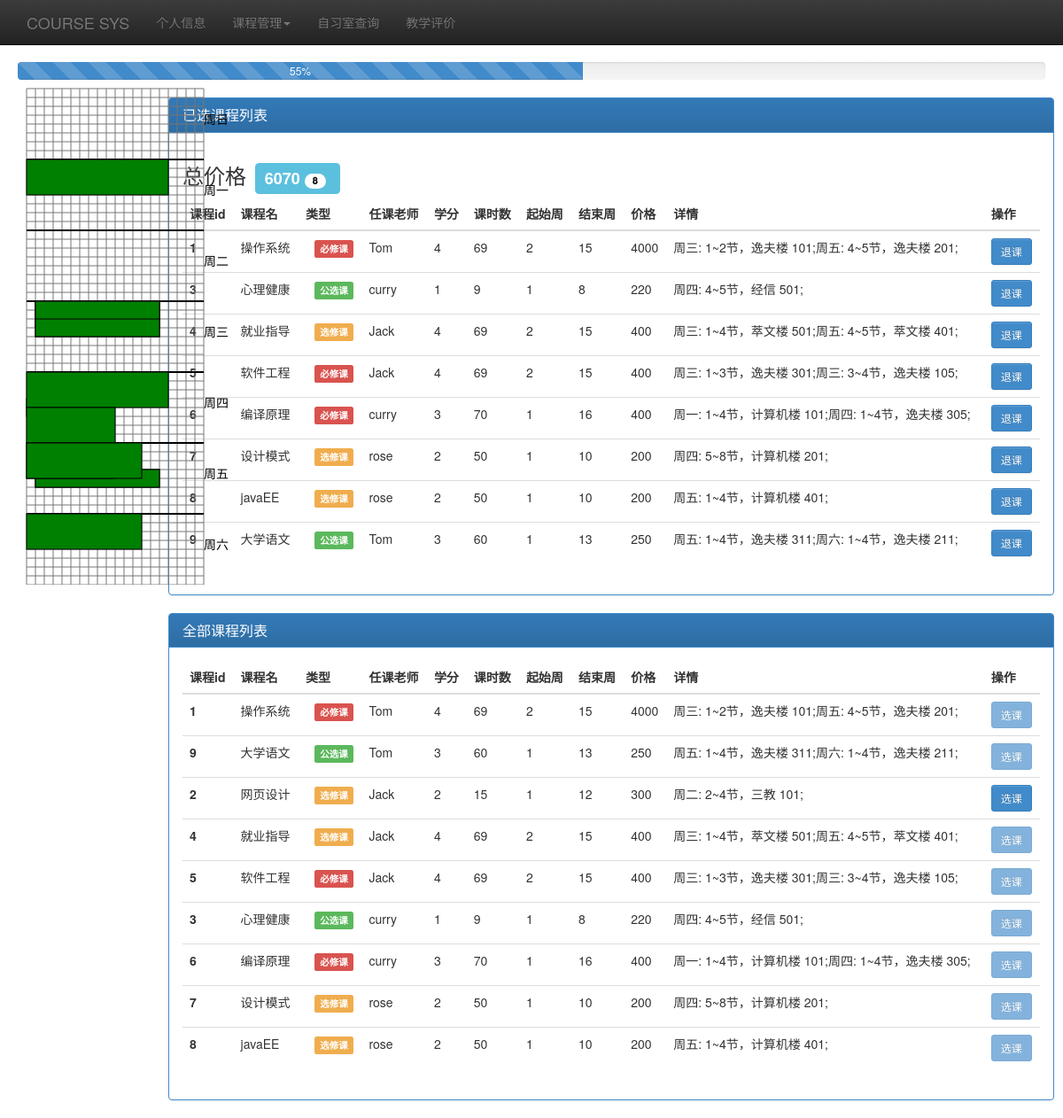
/select_courses.php (signed in), run on the app's committed database.
### tables this page shows
CREATE TABLE `t_time` (
  `starttime` date NOT NULL,
  `endtime` date NOT NULL,
  PRIMARY KEY  (`starttime`,`endtime`)
);

CREATE TABLE `t_course` (
  `Cno` int(11) NOT NULL auto_increment COMMENT '课程号',
  `Cname` varchar(20) NOT NULL COMMENT '课程名',
  `Ctype` int(11) default NULL COMMENT '课程类型',
  `Chour` int(11) default NULL COMMENT '课时',
  `Credit` int(11) default NULL COMMENT '学分',
  `Coursestart` int(11) default NULL COMMENT '开课时间',
  `Courseend` int(11) default NULL COMMENT '结课时间',
  `Price` double default NULL COMMENT '价格',
  `tno` int(11) default NULL COMMENT '任课教师',
  PRIMARY KEY  (`Cno`),
  KEY `fk_c_t_idx` (`tno`),
  CONSTRAINT `fk_c_t` FOREIGN KEY (`tno`) REFERENCES `t_teacher` (`Tno`) ON DELETE NO ACTION ON UPDATE NO ACTION
);

CREATE TABLE `t_teacher` (
  `Tno` int(6) NOT NULL auto_increment COMMENT '教师号',
  `Tname` varchar(20) NOT NULL COMMENT '教师名',
  `Sex` tinyint(1) default '1' COMMENT '性别(1男0女)',
  `Prof` int(11) default NULL COMMENT '职称',
  `Sal` int(11) default NULL COMMENT '工资',
  `Birth` date default NULL COMMENT '生日',
  `Dno` int(11) default NULL COMMENT '专业号',
  `Password` varchar(50) default NULL COMMENT '密码',
  `Score` int(11) default '0',
  `Evaluatenum` int(11) default '0',
  `country` varchar(45) default NULL,
  `province` varchar(45) default NULL,
  `city` varchar(45) default NULL,
  `address` varchar(45) default NULL,
  `postcode` varchar(45) default NULL,
  `phone` varchar(45) default NULL,
  PRIMARY KEY  (`Tno`),
  KEY `fk_t_de_idx` (`Dno`),
  CONSTRAINT `fk_t_de` FOREIGN KEY (`Dno`) REFERENCES `t_dept` (`Dno`) ON DELETE NO ACTION ON UPDATE NO ACTION
);

CREATE TABLE `course_detail` (
  `cno` int(11) NOT NULL,
  `days` int(11) NOT NULL,
  `starthour` int(11) NOT NULL,
  `hours` int(11) default NULL,
  `building` varchar(10) default NULL,
  `room` int(11) default NULL,
  PRIMARY KEY  (`cno`,`days`,`starthour`),
  CONSTRAINT `fk_cde_c` FOREIGN KEY (`cno`) REFERENCES `t_course` (`Cno`) ON DELETE NO ACTION ON UPDATE NO ACTION
);

### lib/db_operate.php (called while the page is built, shortened)
<?php
class ConnDB
{
    var $host;
    var $user;
    var $pwd;
    var $conn;
    public function setSqlStmt($sqlStmt)
    {
        $this->sqlStmt = $sqlStmt;
    }
    var $sqlStmt;
    public function __construct($host, $user, $pwd, $dbname)
    {
        $this->host = $host;
        $this->user = $user;
        $this->pwd = $pwd;
        $this->dbname = $dbname;
    }
    function getResult()
    {
        if (!empty($this->sqlStmt)) {
            $this->result = mysql_query($this->sqlStmt, $this->conn);
        }
    }
    function openConn()
    {
        $this->conn = mysql_connect($this->host, $this->user, $this->pwd) or die("数据库连接错误" . mysql_error());
    }
}
function getTeacherInf($id)
{
    $db = new ConnDB(DB_HOST, DB_USER, DB_PASS, DB_NAME);
    $db->openConn();
    $db->setSqlStmt("select * from t_teacher where tno=$id");
    $db->getResult();
    $row = mysql_fetch_array($db->result);
    if ($row == false) {
        $db->freeResult();
        $db->closeConn();
        return false;
    } else {
        $teacher = new Teacher();
        $teacher->id = $row["Tno"];
        $teacher->name = $row["Tname"];
        $teacher->birthday = $row["Birth"];
        $teacher->gender = $row["Sex"];
        $teacher->salary = $row["Sal"];
        $teacher->title = $row["Prof"];
        $teacher->evaluateNum = $row["Evaluatenum"];
        $teacher->score = $row["Score"];
        $teacher->country = $row['country'];
        $teacher->province = $row['province'];
        $teacher->city = $row['city'];
        $teacher->address = $row['address'];
        $teacher->postCode = $row['postcode'];
        $teacher->phone = $row['phone'];
        return $teacher;
    }
}
function getCourseInf($id)
{
    $db = new ConnDB(DB_HOST, DB_USER, DB_PASS, DB_NAME);
    $db->openConn();
    $db->setSqlStmt("select * from t_course where cno=$id");
    $db->getResult();
    $row = mysql_fetch_array($db->result);
    if (!$row) {
        $db->closeConn();
        return false;
    } else {
        $course = new Course();
        $course->id = $row['Cno'];
        $course->name = $row['Cname'];
        $course->credit = $row['Credit'];
        $course->type = $row['Ctype'];
        $course->hour = $row['Chour'];
        $course->startWeek = $row['Coursestart'];
        $course->endWeek = $row['Courseend'];
        $course->price = $row['Price'];
        $course->teacherId = $row['tno'];
        $course->courseDetail = array();
        $db->setSqlStmt("select * from course_detail where cno=$id");
        $db->getResult();
        $row = mysql_fetch_array($db->result);
        if ($row) {
            do {
                $detail = new CourseDetail();
                $detail->hour = $row['hours'];
                $detail->startHour = $row['starthour'];
                $detail->day = $row['days'];
                $detail->building = $row['building'];
                $detail->room = $row['room'];
                array_push($course->courseDetail, $detail);
            } while ($row = mysql_fetch_array($db->result));
        }
        return $course;
    }
}
function getStudentCurrentCourses($id)
{
    $db = new ConnDB(DB_HOST, DB_USER, DB_PASS, DB_NAME);
    $db->openConn();
    $db->setSqlStmt("select cno from t_choose where sno=$id and score is null");
    $db->getResult();
    $courseList = array();
    $row = mysql_fetch_array($db->result);
    if ($row) {
        do {
            array_push($courseList, $row[0]);
        } while ($row = mysql_fetch_array($db->result));
    }
    return $courseList;
}
function getCurrentCourses()
{
    $db = new ConnDB(DB_HOST, DB_USER, DB_PASS, DB_NAME);
    $db->openConn();
    $db->setSqlStmt("select cno from t_course");
    $db->getResult();
    $courseList = array();
    $row = mysql_fetch_array($db->result);
    if ($row) {
        do {
            array_push($courseList, $row[0]);
        } while ($row = mysql_fetch_array($db->result));
    }
    return $courseList;
}
function getTime()
{
    $db = new ConnDB(DB_HOST, DB_USER, DB_PASS, DB_NAME);
    $db->openConn();
    $db->setSqlStmt("select * from t_time");
    $db->getResult();
    if ($db->result) {
        $row = mysql_fetch_array($db->result);
        if ($row) {
            $time = new TimePeriod();
            $time->startTime = $row['starttime'];
            $time->endTime = $row['endtime'];
            return $time;
        }
    }
}
?>

### select_courses.php (the view, shortened to what this page needs)
<?php
	include('lib\\db_operate.php');
	include('lib\\course_sys.php');
	$student_num = $_SESSION['student_num'];
	$time_period = getTime();
	$start_time = date_parse($time_period->startTime);
	$end_time = date_parse($time_period->endTime);
	$start_time = mktime($start_time[hour], $start_time[minute], $start_time[second], $start_time[month], $start_time[day], $start_time[year]);
	$end_time = mktime($end_time[hour], $end_time[minute], $end_time[second], $end_time[month], $end_time[day], $end_time[year]);
	$current_time = time();
?>
<?php if($start_time <= $current_time && $current_time <= $end_time): ?>
<!DOCTYPE html>
<html lang="en">
	<head>
		<link href="css/bootstrap.min.css" rel="stylesheet">
		<link href="css/bootstrap-theme.min.css" rel="stylesheet">
		<link href="css/theme.css" rel="stylesheet">
		<link href="css/bootstrap.min.css" rel="stylesheet">
		<link href="css/bootstrap-toggle.css" rel="stylesheet">
		<link href="main-page.css" rel="stylesheet">
	</head>
	<body>
		<div class="progress">
			<div class="progress-bar progress-bar-striped active" role="progressbar" aria-valuenow="<?php echo $current_time - $start_time; ?>" aria-valuemax="<?php echo $end_time - $start_time; ?>" style="width: <?php echo ($current_time - $start_time) * 100 / ($end_time - $start_time); ?>%">
			</div>
		</div>
		<div class="panel panel-primary">
			<div class="panel-heading">
				<h3 class="panel-title">已选课程列表</h3>
			</div>
			<div class="panel-body" id="seletedList">
				<div style="margin:0 auto;">
					<h3>总价格<span class="label label-info"><span id="totalPrice"></span><span id="totalNum" class="badge" style="background-color:white;color:black">4</span></span></h3>
				</div>
				<table class="table">
					<thead>
						<tr>
							<th>课程id</th>
							<th>课程名</th>
							<th>类型</th>
							<th>任课老师</th>
							<th>学分</th>
							<th>课时数</th>
							<th>起始周</th>
							<th>结束周</th>
							<th>价格</th>
							<th>详情</th>
							<th>操作</th>
						</tr>
					</thead>
					<tbody>
						<?php
							$current_courses = getStudentCurrentCourses($student_num);
							$is_current = array();
							foreach($current_courses as $course_id)
							{
								$is_current[$course_id] =  true;
								$course = getCourseInf($course_id);
								$courseDetail = $course->courseDetail;
								echo "
									<tr>
										<th>$course->id</th>
										<td>$course->name</td>
										<td>" . numToCourseLabel($course->type) . "</td>
										<td>" . getTeacherInf($course->teacherId)->name . "</td>
										<td>$course->credit</td>
										<td>$course->hour</td>
										<td class=\"start-week\">$course->startWeek</td>
										<td class=\"end-week\">$course->endWeek</td>
										<td class=\"price\">$course->price</td>
										<td>";
								foreach($courseDetail as $detail)
									echo '周'.numToDay($detail->day) . ": $detail->startHour~" . ($detail->startHour + $detail->hour -1) . "节，$detail->building $detail->room;<span class=\"detail\"><span class=\"day\">$detail->day</span><span class=\"start-hour\">$detail->startHour</span><span class=\"hour\">$detail->hour</span></span>";
								echo "</td><td>" . '<button type="button" class="delete-course btn btn-sm btn-primary">退课</button>' . "</td></tr>";
							}
						?>
					</tbody>
				</table>
			</div>
		</div>
		<div class="panel panel-primary">
			<div class="panel-heading">
				<h3 class="panel-title">全部课程列表</h3>
			</div>
			<div class="panel-body" id="allList">
				<table class="table">
					<thead>
						<tr>
							<th>课程id</th>
							<th>课程名</th>
							<th>类型</th>
							<th>任课老师</th>
							<th>学分</th>
							<th>课时数</th>
							<th>起始周</th>
							<th>结束周</th>
							<th>价格</th>
							<th>详情</th>
							<th>操作</th>
						</tr>
					</thead>
					<tbody>
						<?php
							$entire_courses = getCurrentCourses();
							foreach($entire_courses as $course_id)
							{
								$course = getCourseInf($course_id);
								$courseDetail = $course->courseDetail;
								echo "
									<tr>
										<th>$course->id</th>
										<td>$course->name</td>
										<td>" . numToCourseLabel($course->type) . "</td>
										<td>" . getTeacherInf($course->teacherId)->name . "</td>
										<td>$course->credit</td>
										<td>$course->hour</td>
										<td class=\"start-week\">$course->startWeek</td>
										<td class=\"end-week\">$course->endWeek</td>
										<td class=\"price\">$course->price</td>
										<td>";
								foreach($courseDetail as $detail)
									echo '周'.numToDay($detail->day) . ": $detail->startHour~" . ($detail->startHour + $detail->hour -1) . "节，$detail->building $detail->room;<span class=\"detail\"><span class=\"day\">$detail->day</span><span class=\"start-hour\">$detail->startHour</span><span class=\"hour\">$detail->hour</span></span>";
								if($is_current[$course_id])
									echo "</td><td>" . '<button type="button" class="add-course btn btn-sm btn-primary" disabled="disabled">选课</button>' . "</td></tr>";
								else
									echo "</td><td>" . '<button type="button" class="add-course btn btn-sm btn-primary">选课</button>' . "</td></tr>";
							}
						?>
					</tbody>
				</table>
			</div>
		</div>
		<svg width="300px" height="570px" style="position:fixed; top:90px; left:20px">
		</svg>
	</body>
</html>
<?php endif; ?>

### lib/course_sys.php (shortened to what this page needs)
<?php
	function numToDay($num)
	{
		switch($num)
		{
			case 1: return '一';
			case 2: return '二';
			case 3: return '三';
			case 4: return '四';
			case 5: return '五';
			case 6: return '六';
		}
	}
	function numToCourseLabel($num)
	{
		switch($num)
		{
			case 0: return '<span class="label label-danger">必修课</span>';
			case 1: return '<span class="label label-warning">选修课</span>';
			case 2: return '<span class="label label-success">公选课</span>';
		}
	}
?>

### css/theme.css (style rules this page uses)
body { padding-top: 70px; padding-bottom: 30px; }

### main-page.css (style rules this page uses)
.panel { margin-left: auto; margin-right: auto; }
.progress { margin-left: 20px; margin-right: 20px; }
.label { margin-left:10px; }
.badge { display: inline-block; padding: 1px 9px 2px; margin: 0px 5px; -webkit-border-radius: 9px; -moz-border-radius: 9px; border-radius: 9px; font-size: 10.998px; font-weight: bold; line-height: 14px; color: #fff; text-shadow: 0 -1px 0 rgba(0,0,0,0.25); white-space: nowrap; vertical-align: baseline; background-color: #999; }

### select_courses.php (style rules this page uses)
.panel { width: 1000px; margin-right: 10px; float: right; }

### data on the page
t_time: starttime+endtime "COURSE SYS 个人信息 课程管理 自习室查询 教学评价"
t_course: Cno "1", Cname "操作系统", Ctype "必修课", tno.Tname "Tom", Credit "4", Chour "69", Coursestart "2", Courseend "15", Price "4000", shows "选课"
course_detail: days "三", starthour "1", $detail->startHour + $detail->hour -1 "2", building "逸夫楼", room "101"
course_detail: days "五", starthour "4", $detail->startHour + $detail->hour -1 "5", building "逸夫楼", room "201"
t_course: Cno "3", Cname "心理健康", Ctype "公选课", tno.Tname "curry", Credit "1", Chour "9", Coursestart "1", Courseend "8", Price "220"
course_detail: days "四", starthour "4", $detail->startHour + $detail->hour -1 "5", building "经信", room "501"
t_course: Cno "4", Cname "就业指导", Ctype "选修课", tno.Tname "Jack", Credit "4", Chour "69", Coursestart "2", Courseend "15", Price "400", shows "选课"
course_detail: days "三", starthour "1", $detail->startHour + $detail->hour -1 "4", building "萃文楼", room "501"
course_detail: days "五", starthour "4", $detail->startHour + $detail->hour -1 "5", building "萃文楼", room "401"
t_course: Cno "5", Cname "软件工程", Ctype "必修课", tno.Tname "Jack", Credit "4", Chour "69", Coursestart "2", Courseend "15", Price "400", shows "选课"
course_detail: days "三", starthour "1", $detail->startHour + $detail->hour -1 "3", building "逸夫楼", room "301"
course_detail: days "三", starthour "3", $detail->startHour + $detail->hour -1 "4", building "逸夫楼", room "105"
t_course: Cno "6", Cname "编译原理", Ctype "必修课", tno.Tname "curry", Credit "3", Chour "70", Coursestart "1", Courseend "16", Price "400", shows "选课"
course_detail: days "一", starthour "1", $detail->startHour + $detail->hour -1 "4", building "计算机楼", room "101"
course_detail: days "四", starthour "1", $detail->startHour + $detail->hour -1 "4", building "逸夫楼", room "305"
t_course: Cno "7", Cname "设计模式", Ctype "选修课", tno.Tname "rose", Credit "2", Chour "50", Coursestart "1", Courseend "10", Price "200", shows "选课"
course_detail: days "四", starthour "5", $detail->startHour + $detail->hour -1 "8", building "计算机楼", room "201"
t_course: Cno "8", Cname "javaEE", Ctype "选修课", tno.Tname "rose", Credit "2", Chour "50", Coursestart "1", Courseend "10", Price "200", shows "选课"
course_detail: days "五", starthour "1", $detail->startHour + $detail->hour -1 "4", building "计算机楼", room "401"
t_course: Cno "9", Cname "大学语文", Ctype "公选课", tno.Tname "Tom", Credit "3", Chour "60", Coursestart "1", Courseend "13", Price "250"
course_detail: days "五", starthour "1", $detail->startHour + $detail->hour -1 "4", building "逸夫楼", room "311"
course_detail: days "六", starthour "1", $detail->startHour + $detail->hour -1 "4", building "逸夫楼", room "211"
t_course: Cno "2", Cname "网页设计", Ctype "选修课", tno.Tname "Jack", Credit "2", Chour "15", Coursestart "1", Courseend "12", Price "300", shows "选课"
course_detail: days "二", starthour "2", $detail->startHour + $detail->hour -1 "4", building "三教", room "101"
